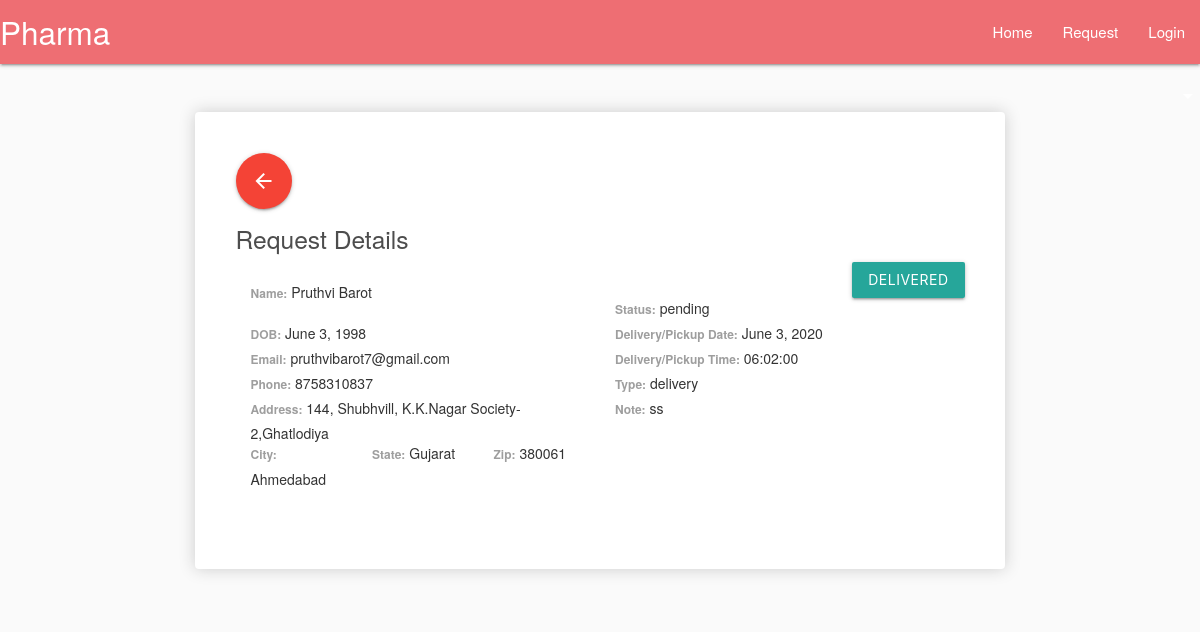
Screenshot of /request-detail/2 with the database file from the repository.
### pharmastore/models.py (models this page shows, shortened)
class DrugRequest(models.Model):
    name = models.CharField(max_length=250,null=True,blank=True)
    first_name = models.CharField(max_length=250,null=True)
    last_name = models.CharField(max_length=250,null=True)
    dob = models.DateField(verbose_name='Date Of Birth',null=True)
    phone = models.CharField(max_length=250,null=True)
    email = models.EmailField(null=True)
    note = models.TextField(max_length=1000,null=True,blank=True)
    address = models.TextField(max_length=1000)
    zip = models.CharField(max_length=250,null=True)
    city = models.CharField(max_length=250,null=True)
    state = models.CharField(max_length=250,null=True)
    pharmacy = models.ForeignKey(Pharmacy,on_delete=models.SET_NULL,null=True,related_name="pharmacy",blank=True)
    ip_address = models.CharField(max_length=250,null=True,verbose_name="IP Address",blank=True)
    pd_date = models.DateTimeField(verbose_name='Pickup Date',null=True)
    pd_time = models.CharField(max_length=25,null=True,blank=True)
    type = models.CharField(max_length=100,choices=[('delivery', 'Delivery'), ('pickup', 'Pickup')],default='pickup')
    status = models.CharField(max_length=100,choices=[('pending','Pending'),('done','Pick Done')],default="pending")
    done_date = models.DateTimeField(verbose_name='Pick Done Date',null=True,blank=True)
    images = models.FileField(upload_to='image/',null=True,blank=True)

### pharmastore/views.py (the view)
# urls.py: path('request-detail/<int:pk>',views.requestDetails,name="request-detail"),
def requestDetails(request, pk):
    req = DrugRequest.objects.get(id=pk)
    return render(request, 'request_detail.html', {'request': req})

### pharmastore/templates/request_detail.html (shortened to what this page needs)
{% extends 'main.html' %}
{% block content %}
<div class="row" style="margin-top: 5%;">
    <div class="card box-element">
        <a href="{% url 'index' %}" class="btn-floating btn-large waves-effect waves-light red"><i class="material-icons">arrow_back</i></a>
        <div>
            <div class="card-header" style="display: block;">
                <h5 class="mb-0">Request Details</h5>
                {% if request.status != 'done'%}
                {% if request.type == 'delivery'%}
                <a href="{% url 'request-done' request.id  %}"><button style="float: right;" class="btn btn-primary">Delivered</button></a>
                {% endif%}
                {% endif %}
            </div>
            <br>
            <div class="card-body">
                <div class="row mt-4">
                    <div class="col-sm-6">
                        <strong><label>Name:</label></strong>
                        {{request.first_name}} {{request.last_name}}
                    </div>
                    <div class="col-sm-6">
                        <label>Status:</label>
                        {{request.status}}
                    </div>
                    <div class="col-sm-6">
                        <label>DOB:</label>
                        {{request.dob|date}}
                    </div>
                    <div class="col-sm-6">
                        <label>Delivery/Pickup Date:</label>
                        {{request.pd_date|date}}
                    </div>
                    <div class="col-sm-6">
                        <label>Email:</label>
                        {{request.email}}
                    </div>
                    <div class="col-sm-6">
                        <label>Delivery/Pickup Time:</label>
                        {{request.pd_time}}
                    </div>
                    <div class="col-sm-6">
                        <label>Phone:</label>
                        {{request.phone}}
                    </div>
                    <div class="col-sm-6">
                        <label>Type:</label>
                        {{request.type}}
                    </div>
                    <div class="col-sm-6">
                        <label>Address:</label>
                        {{request.address}}
                    </div>
                    <div class="col-sm-6">
                        <label>Note:</label>
                        {{request.note}}
                    </div>
                    <div class="col-sm-12" style="padding: 0px;">
                        <div class="col-sm-2">
                            <label>City:</label>
                            {{request.city}}
                        </div>
                        <div class="col-sm-2">
                            <label>State:</label>
                            {{request.state}}
                        </div>
                        <div class="col-sm-2">
                            <label>Zip:</label>
                            {{request.zip}}
                        </div>
                    </div>
                </div>
            </div>
        </div>
    </div>
</div>
{% endblock %}

### pharmastore/static/css/main.css (style rules this page uses)
body { background-color: hsl(0, 0%, 98%); }
h1,h2,h3,h4,h5,h6 { color:hsl(0, 0%, 30%); }
.box-element { box-shadow:hsl(0, 0%, 80%) 0 0 16px; background-color: #fff; border-radius: 4px; padding: 5%; }

### rows the page displays
DrugRequest: first_name "Pruthvi", last_name "Barot", status "pending", dob "June 3, 1998", pd_date "June 3, 2020", email "pruthvibarot7@gmail.com", pd_time "06:02:00", phone "8758310837", type "delivery", address "144, Shubhvill, K.K.Nagar Society-2,Ghatlodiya", note "ss", city "Ahmedabad", state "Gujarat", zip "380061"
